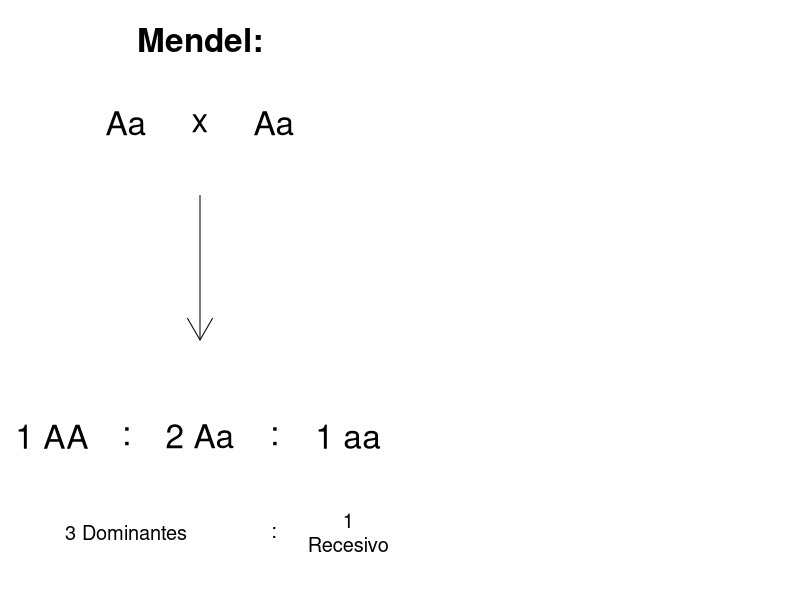
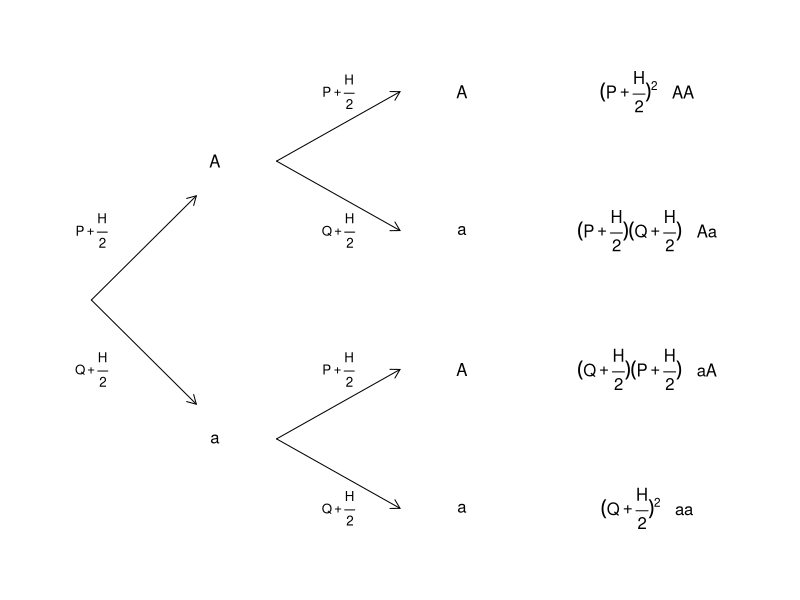
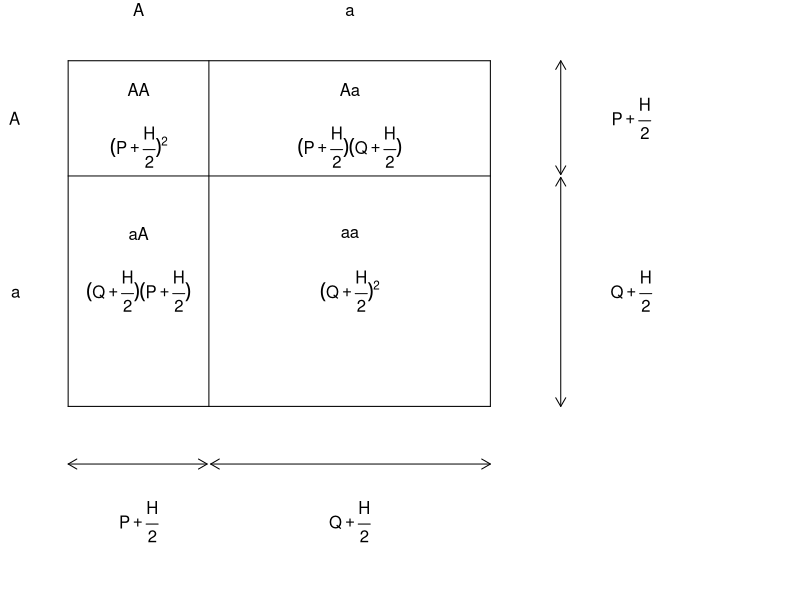

These charts were generated, in order, by the following R code: (Note: this script raises an error after producing the figures.)
## ---- chunk 1
knitr::opts_chunk$set(echo = FALSE)
## ---- chunk 2
par(mfrow = c(1,2), mar = c(0,0,4,0))
plot(c(0,1), c(0, 1), type='n', axes = FALSE, xlab = '', ylab = '',
     main = 'Mendel:', cex.main = 2)
text(c(0.3, 0.5, 0.7), 0.95, labels = c('Aa', 'x', 'Aa'), cex = 2)
arrows(0.5, 0.8, 0.5, 0.5)
text(c(0.1, 0.3, 0.5, 0.7, 0.9), 0.3,
     labels = c('1 AA', ':', '2 Aa', ':', '1 aa'), cex = 2)
text(c(0.3, 0.7, 0.9), 0.1,
     labels = c('3 Dominantes', ':', '1\nRecesivo'), cex = 1.2)
par(mfrow = c(1,1))
## ---- chunk 3
par(mar=c(0,0,0,0))
plot(c(0,12), c(0, 8), type = 'n', axes = FALSE, xlab = '', ylab = '')
arrows(c(1,1,4,4,4,4), c(4,4,2,2,6,6), c(2.7,2.7,6,6,6,6), c(2.5,5.5,1,3,5,7),
       length = 0.1, code = 2)
text(c(3,3,7,7,7,7,10,10,10,10),
     c(2,6,1,3,5,7,1,3,5,7),
     labels = c('a','A','a','A','a','A', expression((Q+frac(H,2))^2*'   aa'),
                expression((Q+frac(H,2))(P+frac(H,2))*'   aA'),
                expression((P+frac(H,2))(Q+frac(H,2))*'   Aa'),
                expression((P+frac(H,2))^2*'   AA')))
text(c(1,1,5,5,5,5), c(3,5,1,3,5,7),
     labels = c(expression(Q+frac(H,2)), expression(P+frac(H,2)),
                expression(Q+frac(H,2)), expression(P+frac(H,2)),
                expression(Q+frac(H,2)), expression(P+frac(H,2))),
     cex = 0.8)
## ---- chunk 4
par(mar=c(0,2,2,0))
plot(c(0, 10), c(0, 9), axes = FALSE, xlab = '', ylab = '', type = 'n')
segments(c(0,0,0,0,2,6), c(3,7,9,3,3,3),
         c(6,6,6,0,2,6), c(3,7,9,9,9,9))
axis(2, at = c(5, 8), labels = c('a', 'A'), tick = FALSE, las = 2)
axis(3, at = c(1, 4), labels = c('A', 'a'), tick = FALSE)
d <- 0.025
arrows(c(0,2+d,7,7), c(2,2,3,7+d), c(2-d,6,7,7), c(2,2,7-d,9),
       code = 3, length=0.1)
text(c(1,4,8,8), c(1,1,5,8),
     labels = c(expression(P+frac(H,2)), 
                expression(Q+frac(H,2)),
                expression(Q+frac(H,2)),
                expression(P+frac(H,2))))
text(c(1,1,4,4), c(6,8.5,6,8.5),
     labels = c('aA', 'AA', 'aa', 'Aa'))
text(c(1,1,4,4), c(5,7.5,5,7.5),
     labels = c(expression((Q+frac(H,2))(P+frac(H,2))),
                expression((P+frac(H,2))^2),
                expression((Q+frac(H,2))^2),
                expression((P+frac(H,2))(Q+frac(H,2)))))
## ---- chunk 5
library(kableExtra)
creuaments <- data.frame(
   pare = c('AA', 'AA', 'AA', 'Aa', 'Aa', 'Aa', 'aa', 'aa', 'aa', 'Total:'),
   mare = c('AA', 'Aa', 'aa', 'AA', 'Aa', 'aa', 'AA', 'Aa', 'aa', ''),
   freq = c("$P^2$", "$PH$", "$PQ$",
            "$PH$", "$H^2$", "$QH$",
            "$PQ$", "$QH$", "$Q^2$", "$(P+H+Q)^2=1$"),
   AA = c("$1$", "$\\frac{1}{2}$", "$0$", "$\\frac{1}{2}$", "$\\frac{1}{4}$", "$0$", "$0$", "$0$", "$0$", "$P'$"),
   Aa = c("$0$", "$\\frac{1}{2}$", "$1$", "$\\frac{1}{2}$", "$\\frac{1}{2}$", "$\\frac{1}{2}$", "$1$", "$\\frac{1}{2}$", "$0$", "$H'$"),
   aa = c("$0$", "$0$", "$0$", "$0$", "$\\frac{1}{4}$", "$\\frac{1}{2}$", "$0$", "$\\frac{1}{2}$", "$1$", "$Q'$")
)
kable(creuaments, col.names = c('Padre', 'Madre', 'Frecuencia', 'AA', 'Aa', 'aa')) %>% kable_styling()
## ---- chunk 6
MN <- data.frame(
   Fenotipo = c('MM', 'MN', 'NN', 'Total:'),
   Genotipo = c("$L^ML^M$", "$L^ML^N$", "$L^NL^N$", ""),
   Frecuencia = c(141, 262, 97, 500)
)
kable(MN) %>% kable_styling()
## ---- chunk 7
library(kableExtra)
T <- data.frame(Fenotipo = c('A','AB','A','B','B','O'),
                Genotipo = c('$I^AI^A$', '$I^AI^B$', '$I^AI^0$',
                             '$I^BI^B$', '$I^BI^0$', '$I^0I^0$'),
                Frecuencia = c('$p^2$', '$2pq$', '$2pr$', '$q^2$', '$2qr$', '$r^2$'))
kable(T) %>% kable_styling(full_width = FALSE)
## ---- chunk 8
T <- data.frame(Alelo = c('$I^A$', '$I^B$', '$I^0$'),
                Frecuencia = c('p', 'q', 'r'))
kable(T) %>% kable_styling(full_width = FALSE)
## ---- chunk 9
T <- data.frame(Genotipo = c('$X^1X^1$', '$X^1X^2$', '$X^2X^2$', '$X^1Y$','$X^2Y$'),
                Sexo = c('hembra', 'hembra', 'hembra', 'macho', 'macho'),
                Frecuencia = c('$p^2$', '$2pq$', '$q^2$', '$p$', '$q$'))
kable(T) %>% kable_styling()
## ---- chunk 10
T <- data.frame(Genotipo = c('MM', 'MN', 'NN'),
                Observados = c())
